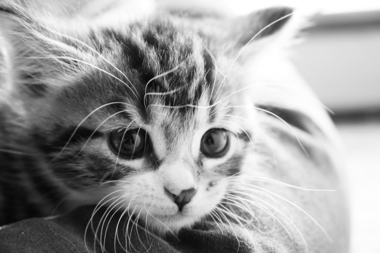
#> input picture figures/kitten.png, 380 x 253 px
$ jupyter execute 6_Image_Processing_Basics.ipynb
#> lines starting #> are read from the running program, lines starting #| are printed output that depends on the picture; after the words box and inside, x2 and y2 are one past the last pixel; in counts of white or black regions, pixels touching at a corner belong together
[cell 1]
from PIL import Image
import numpy as np
import matplotlib.pyplot as plt
from scipy import signal

## 1. Gray-Scale Images (Single Channel)

- A gray scale image of size Height x Width is an array(matrix) of size Height x Width
- Let's call this array A. Then $A[i,j]$ is a value between **0 (Black) and 255 (White)**

[cell 2]
#If I have 4x4 gray-scale image, it looks like as follows.
# Each entry holds a "scalar"
A = np.random.randint(0,255,size=(4,4))
A

[cell 3]
plt.imshow(A,cmap='gray')
plt.show()

[cell 4]
print(A[2,0])
print(A[3,3])

[cell 5]
#switch rows and cols
At = A.transpose()
plt.imshow(At,cmap='gray')
plt.show()

[cell 6]
#Here is some trick
A[:,0] = 255; # all rows and first coloumns
A
plt.imshow(A,cmap='gray')
plt.show()

[cell 7]
A_flat =  A.flatten()
print(A)
print(A_flat)

[cell 8]
A_flat.size

[cell 9]
img = np.array(Image.open('figures/kitten.png'))
#> img is the input picture: shape (253, 380); min 6, max 255, mean 157.4
plt.imshow(img,cmap='gray')
plt.show()

[cell 10]
print('height X width: ',img.shape)
#| height X width:  (253, 380)

[cell 11]
#notice the black and white spots
print(img)
#> (printed output is left out)

[cell 12]
#pixel value at [150,140], close to left eye.
print(img[150,140])
#| 20

[cell 13]
#what will happen?
imgnew = img.copy()
imgnew[150:200,150:200] = 0 # all pixels in these intervals...
#> imgnew: shape (253, 380); 2.6% of pixels changed, all inside (x1, y1, x2, y2) = (150, 150, 200, 200)
plt.imshow(imgnew,cmap='gray')
plt.show()

[cell 14]
#trim the image
img2 = img[50:200,75:250]
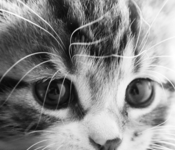
#> img2: shape (150, 175); min 7, max 255, mean 137.4
plt.imshow(img2,cmap='gray')
plt.show()

[cell 15]
#what will happen?
imgnew = img.transpose()
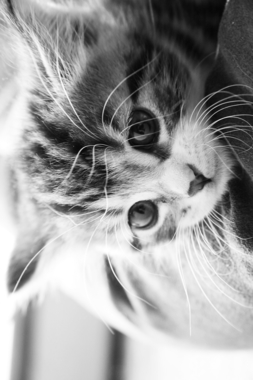
#> imgnew: shape (380, 253); min 6, max 255, mean 157.4
plt.imshow(imgnew,cmap='gray')
plt.show()

## 2. RGB Images

[cell 16]
#If I have 4x4 rgb image, it looks like
# read it like we have 4x4 matrix and we hold an array of size-3 in each entry
#A[0,0]--first row in the line a=nd etc
A = np.random.randint(0,255,size=(4,4,3))
A

[cell 17]
plt.imshow(A)
plt.show()
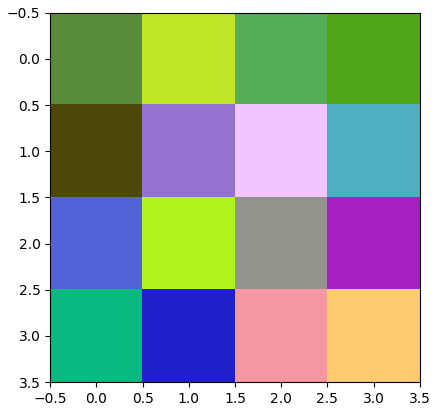
#> figure drawn by matplotlib, 1 panel

[cell 18]
# R-G-B
print(A[1,0])

[cell 19]
# This system means we actually have around 16M colours...
256*256*256

[cell 20]
print(A[3,2,0]) #red
print(A[3,2,1]) #green
print(A[3,2,2]) #blue

[cell 21]
print(A[:,:,0]) #red channel
print('=================')
print(A[:,:,1]) #blue channel
print('=================')
print(A[:,:,2]) #green channel

[cell 22]
(A.flatten()).size

[cell 23]
imgRGB = np.array(Image.open('figures/hams.jpg'))
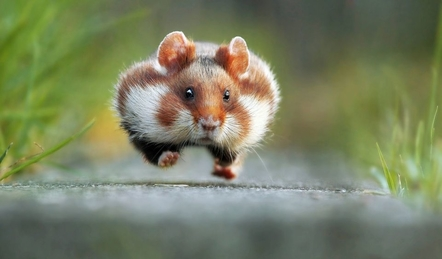
#> input picture figures/hams.jpg, 442 x 259 px
#> imgRGB is the input picture: shape (259, 442, 3); mean R, G, B 121.8, 129.2, 98.6
plt.imshow(imgRGB)
plt.show()

[cell 24]
print('height X width X channel: ',imgRGB.shape)
#| height X width X channel:  (259, 442, 3)

[cell 25]
print('Left-upper corner: ',imgRGB[0,0])    # must be more green here..
#| Left-upper corner:  [101 130  63]
print('Center-ish: ',imgRGB[100,200]) # more red
#| Center-ish:  [135  83  69]

[cell 26]
print(imgRGB[100,200,0]) #red
#| 135
print(imgRGB[100,200,1]) #green
#| 83
print(imgRGB[100,200,2]) #blue
#| 69

[cell 27]
#using the same idea we can return channels seperately
temp_red = np.zeros(imgRGB.shape,dtype = np.uint8)
temp_red[:,:,0] = imgRGB[:,:,0]
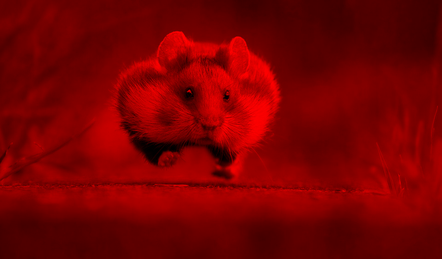
#> temp_red: shape (259, 442, 3); mean R, G, B 121.8, 0, 0

temp_green = np.zeros(imgRGB.shape,dtype = np.uint8)
temp_green[:,:,1] = imgRGB[:,:,1]
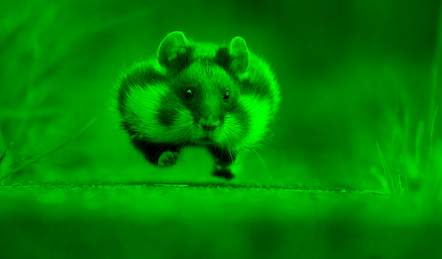
#> temp_green: shape (259, 442, 3); mean R, G, B 0, 129.2, 0

temp_blue = np.zeros(imgRGB.shape,dtype = np.uint8)
temp_blue[:,:,2] = imgRGB[:,:,2]
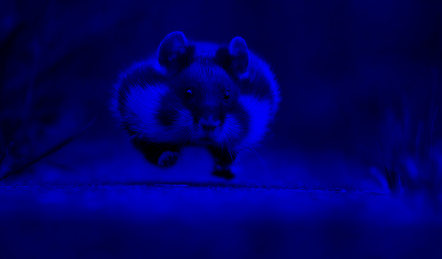
#> temp_blue: shape (259, 442, 3); mean R, G, B 0, 0, 98.6

[cell 28]
fig,ax =  plt.subplots(1,3,figsize=(12,5))
ax[0].imshow(temp_red)
ax[1].imshow(temp_green)
ax[2].imshow(temp_blue)
plt.show()

## 3. Convolution Operation

We use this to extract contextual information from an image

[cell 29]
building = np.array(Image.open('figures/building.png').convert('L'))
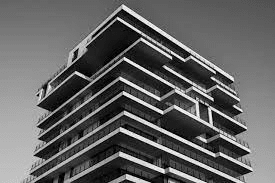
#> input picture figures/building.png, 275 x 183 px
plt.imshow(building,cmap='gray')
plt.show()

[cell 30]
# this kernel detects the edges,
A = np.array([[1,0,-1],
              [0,0,0],
              [1,0,-1]],dtype=np.int8)
print(A)

[cell 31]
B = signal.convolve2d(building,A,boundary='symm', mode='same')
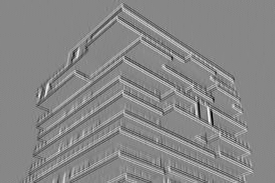
#> B: shape (183, 275) int16; min -470, max 416, mean -0.4; drawn with min black and max white
plt.imshow(B,cmap='gray')
plt.show()

[cell 32]
#this blurs it little bit
A = np.array([[0.0625, 0.125, 0.0625],
              [0.125, 0.25, 0.125],
              [0.0625, 0.125, 0.0625]
             ])
print(A)
B = signal.convolve2d(building,A,boundary='symm', mode='same')
plt.imshow(B,cmap='gray')
plt.show()

[cell 33]
# In fact any convolution operation does SOMETHING!

fig,ax =  plt.subplots(1,3,figsize=(12,5))

A1 = np.random.randn(3,3)
print('A1 = ',A1)
B1 = signal.convolve2d(building,A1,boundary='symm', mode='same')
ax[0].imshow(B1,cmap='gray')

A2 = np.random.randn(3,3)
print('\nA2 = ',A2)
B2 = signal.convolve2d(building,A2,boundary='symm', mode='same')
ax[1].imshow(B2, cmap='gray')

A3 = np.random.randn(3,3)
print('\nA3 = ',A3)
B3 = signal.convolve2d(building,A3,boundary='symm', mode='same')
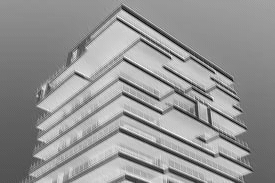
#> B3: shape (183, 275) float64; min -1214.4, max 201, mean -383.5; drawn with min black and max white
ax[2].imshow(B3, cmap='gray')
plt.show()
